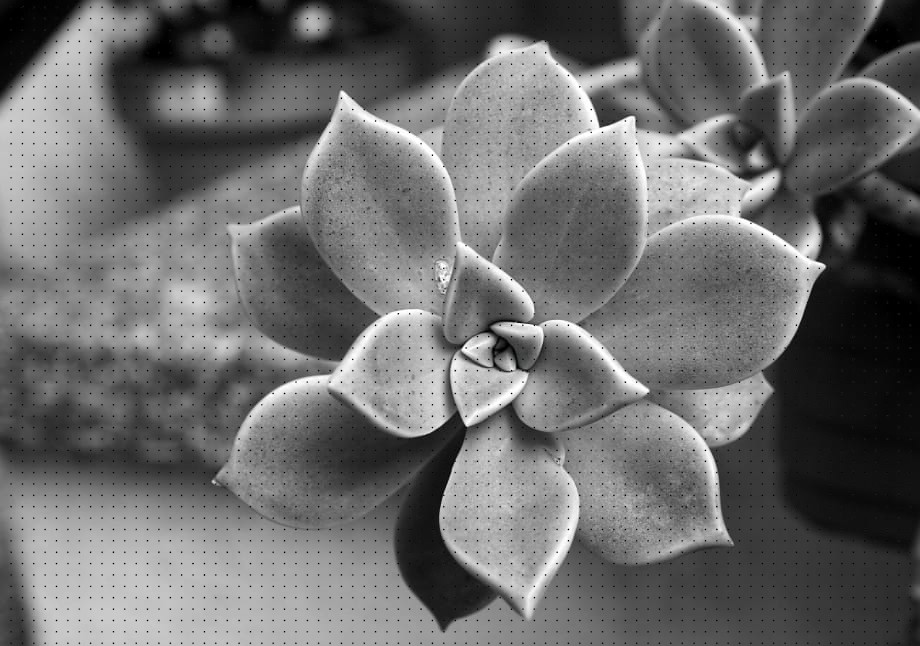
#> input picture DSP/praktikumid/andmed/images/p09_yl_6_noisy_plant.jpg, 920 x 646 px
$ python p09.py   (older library calls are emulated)
#> lines starting #> are read from the running program, lines starting #| are printed output that depends on the picture
### DSP/praktikumid/abi/TrackbarUpdateHandler.py
#!/usr/bin/env python3
# -*- coding: utf-8 -*-

import cv2
import numpy as np
import time


class TrackbarUpdateHandler:
    def __init__(self, trackbars_data, window_name, response_latency) -> None:
        self.window_name = window_name
        self.trackbars_data = trackbars_data
        self.tb_prev_values = [tb_params["cur_value"] for tb_params in trackbars_data.values()] # Mugavusmuutuja võrdluste hõlbustamiseks

        self.response_latency = response_latency # Sekundites
        self.last_request_time = time.time()
        self.is_interval_started = True
        self.is_update_allowed = True


    # [12 lines left out: function start_interval, not called in this run]


    def update_allowed(self) -> bool:
        """
        Kontrollib, kas toimingute tegemine on lubatud.
        Selleks kontrollib, kas vähemalt ühe liuguri positsioon on muutunud
        ning kas muutusest on möödunud määratud latentsusperioodi jagu aega.

        Argumendid:
            ei ole

        Tagastab:
            self.is_update_allowed -- tõeväärtus, kas toimingud on lubatud
        """
        tb_cur_values = []
        # Küsime liugurite hetkeväärtused
        for key in self.trackbars_data.keys():
            self.trackbars_data[key]["cur_value"] = cv2.getTrackbarPos(key, self.window_name)
            tb_cur_values.append(self.trackbars_data[key]["cur_value"])

        # Kui mõne liuguri väärtus on muutunud, siis alustame latentsusperioodi
        if tb_cur_values != self.tb_prev_values:
            self.start_interval(time.time())
            self.tb_prev_values = tb_cur_values[:] # Uuendame eelmiste liuguriväärtuste järjendit

        # Kas on möödunud piisavalt aega viimasest liuguriliigutusest?
        if self.is_interval_started and time.time() - self.last_request_time > self.response_latency:
            self.is_update_allowed = True
            self.is_interval_started = False
        else:
            self.is_update_allowed = False

        return self.is_update_allowed


# [32 lines left out: function main, not called in this run]


# [2 lines that do not run on import are left out]

### DSP/praktikumid/p09.py
#!/usr/bin/env python3
# -*- coding: utf-8 -*-

import cv2
import os
import numpy as np
# Piltide kaustatee
images_path = os.path.join(os.path.dirname(__file__), "andmed/images")
from abi.TrackbarUpdateHandler import TrackbarUpdateHandler


# [223 lines left out: functions yl1, yl2, yl2_2, yl2_3, yl3, yl4, not called in this run]


""" ülesanne 5 """


# [93 lines left out: functions create_filter, apply_filter, to_image_space, display_images, on_trackbar, yl5, not called in this run]


""" Ülesanne 6. """


# [10 lines left out: function create_filter_yl6, not called in this run]

def apply_filter_yl6(fshift, mask):
    fshift_filtered = fshift * mask
    return fshift_filtered

# [62 lines left out: functions to_image_space_yl6, display_images_yl6, on_trackbar_yl6, yl6, not called in this run]


""" 6.2 Ülesanne """


# Funktsioon 2D Gaussi kerneli loomiseks ja selle ümberpööramiseks
def create_kernel_yl6_2(kernel_size, sigma):
    # Tagame, et kerneli suurus on alati paaritu arv
    kernel_size = 2 * kernel_size + 1

    # Loome 1D Gaussi kerneli
    kernel_1d = cv2.getGaussianKernel(kernel_size, sigma)

    # Loome 2D Gaussi kerneli, kasutades maatriksite korrutamist
    kernel_2d = np.matmul(kernel_1d, kernel_1d.T)

    # Leiame maksimaalse väärtuse ja pöörame kerneli ümber
    max_value = np.max(kernel_2d)
    inverted_kernel = max_value - kernel_2d

    # Normaliseerime pööratud kerneli vahemikku 0 kuni 1
    inverted_kernel = inverted_kernel / np.max(inverted_kernel)

    return inverted_kernel

# [86 lines left out: functions on_trackbar, yl6_2, yl6_2_test, smooth_nulling, not called in this run]

# Funktsioon maski loomiseks, et määrata nullitavad sageduskomponendid
def create_filter_yl6(magnitude_spectrum, threshold, radius):
    # Kasutab cv2.threshold() funktsiooni, et nullida kõik maski elemendid, mille vastavad magnitude_spectrum väärtused ületavad määratud läve
    _, mask = cv2.threshold(magnitude_spectrum, threshold, 1, cv2.THRESH_BINARY_INV)

    rows, cols = magnitude_spectrum.shape
    center_row, center_col = rows // 2, cols // 2
    y, x = np.ogrid[:rows, :cols]
    central_area = (x - center_col)**2 + (y - center_row)**2 <= radius**2
    mask[central_area] = 1
    return mask

# Funktsioon sagedusfiltri rakendamiseks
def apply_filter_yl6(fshift, mask):
    fshift_filtered = fshift * mask
    return fshift_filtered

# Funktsioon sagedusruumi teisendamiseks koordinaatruumi
def to_image_space_yl6(fshift):
    f_ishift = np.fft.ifftshift(fshift)
    img_back = np.fft.ifft2(f_ishift)
    img_back = np.abs(img_back)
    img_back = cv2.normalize(img_back, None, 0, 255, cv2.NORM_MINMAX, dtype=cv2.CV_8U)
    return img_back

# Funktsioon sagedusruumi ja filtreeritud pildi kuvamiseks
def display_images_yl6(filtered_spectrum, filtered_image):
    filtered_magnitude_spectrum = np.log(np.abs(filtered_spectrum) + 1)
    filtered_magnitude_spectrum = cv2.normalize(filtered_magnitude_spectrum, None, 0, 255, cv2.NORM_MINMAX, dtype=cv2.CV_8U)
    cv2.imshow("Filtritud sagedusruum", filtered_magnitude_spectrum)
    cv2.imshow("Filtritud pilt", filtered_image)

# Funktsioon liugurite muutmisel sagedusfiltri ja kerneli uuendamiseks ning pildi kuvamiseks
# [72 lines left out: functions on_trackbar_yl6_3, yl6_3, not called in this run]


""" 6.4 Ülesanne """


import numpy as np
import cv2

def smooth_nulling_yl6_4(fshift_filtered, kernel, mask):
    y_end = fshift_filtered.shape[0]
    x_end = fshift_filtered.shape[1]

    offset_y = kernel.shape[0] // 2
    offset_x = kernel.shape[1] // 2

    # Loome maski, mis jälgib, millised piirkonnad on juba mõjutatud
    affected_area = np.zeros_like(mask)

    for y in range(y_end):
        for x in range(x_end):
            if mask[y, x] == 0:
                # Veendume, et oleme tuuma rakendamisel maatriksi piires
                if y - offset_y >= 0 and x - offset_x >= 0 and y + offset_y < y_end and x + offset_x < x_end:
                    # Kontrollime, kas piirkond on juba mõjutatud
                    if np.any(affected_area[y - offset_y:y + offset_y + 1, x - offset_x:x + offset_x + 1]):
                        continue  # Jätkame, kui piirkond on juba mõjutatud

                    # Rakendame kerneli
                    fshift_filtered[y - offset_y:y + offset_y + 1, x - offset_x:x + offset_x + 1] *= kernel

                    # Märgime piirkonna mõjutatuks
                    affected_area[y - offset_y:y + offset_y + 1, x - offset_x:x + offset_x + 1] = 1

    return fshift_filtered


def yl6_4():
    img_path = 'andmed/images/p09_yl_6_noisy_plant.jpg'  # Tee üles laetud pildi juurde
    img = cv2.imread(img_path, cv2.IMREAD_GRAYSCALE)
    if img is None:
        raise FileNotFoundError(f"Ei leitud pilti aadressil: {img_path}")

    win_name_freq = "Filtritud sagedusruum"
    win_name_img = "Filtritud pilt"
    cv2.namedWindow(win_name_freq)
    cv2.namedWindow(win_name_img)

    threshold = 60
    kernel_size = 5
    sigma = 1.0
    radius = 6

    # Liugurite andmed
    trackbars_data = {
        "Lävend": {"cur_value": threshold, "max_value": 255},
        "Kerneli suurus": {"cur_value": kernel_size, "max_value": 20},
        "Sigma": {"cur_value": int(sigma), "max_value": 100},
        "Raadius": {"cur_value": radius, "max_value": 100}
    }
    update_handler = TrackbarUpdateHandler(trackbars_data=trackbars_data, window_name=win_name_freq, response_latency=1)

    # Liugurite callback funktsioon
    # [6 lines left out: function trackbar_callback, not called in this run]

    # Liugurite loomine
    for tb_name, tb_params in trackbars_data.items():
        cv2.createTrackbar(tb_name, win_name_freq, tb_params["cur_value"], tb_params["max_value"], trackbar_callback)

    # Esialgne kuvamine
    on_trackbar_yl6_4(threshold, kernel_size, sigma, img, update_handler, radius)

    # Peatsükkel akna avatuna hoidmiseks ja liugurite uuendamiseks
    while True:
        if update_handler.update_allowed():
            threshold = trackbars_data["Lävend"]["cur_value"]
            radius = trackbars_data["Raadius"]["cur_value"]
            kernel_size = trackbars_data["Kerneli suurus"]["cur_value"]
            sigma = trackbars_data["Sigma"]["cur_value"]
            radius = trackbars_data["Raadius"]["cur_value"]
            on_trackbar_yl6_4(threshold, kernel_size, sigma, img, update_handler, radius)
        if (cv2.waitKey(1) & 0xFF) == ord('q') or cv2.getWindowProperty(win_name_freq, cv2.WND_PROP_VISIBLE) < 1:
            break

    cv2.destroyAllWindows()

def on_trackbar_yl6_4(threshold, kernel_size, sigma, img, update_handler, radius):
    # Teostame FFT pildile
    f = np.fft.fft2(img)
    fshift = np.fft.fftshift(f)
    magnitude_spectrum = np.log(np.abs(fshift) + 1)

    # Loome maski ja kerneli
    mask = create_filter_yl6(magnitude_spectrum, threshold, radius)
    kernel = create_kernel_yl6_2(kernel_size, sigma)

    # Rakendame kerneli sageduskomponentidele
    fshift_smoothed = smooth_nulling_yl6_4(fshift, kernel, mask)

    # Teisendame sagedusruumist tagasi koordinaatruumi
    img_filtered = to_image_space_yl6(fshift_smoothed)

    # Kuvame sagedusruumi ja filtreeritud pildi
    display_images_yl6(fshift_smoothed, img_filtered)


def main():
    # [11 lines of commented-out code are left out]
     yl6_4()
#> in on_trackbar_yl6_4, `magnitude_spectrum = np.log(np.abs(fshift) + 1)`:
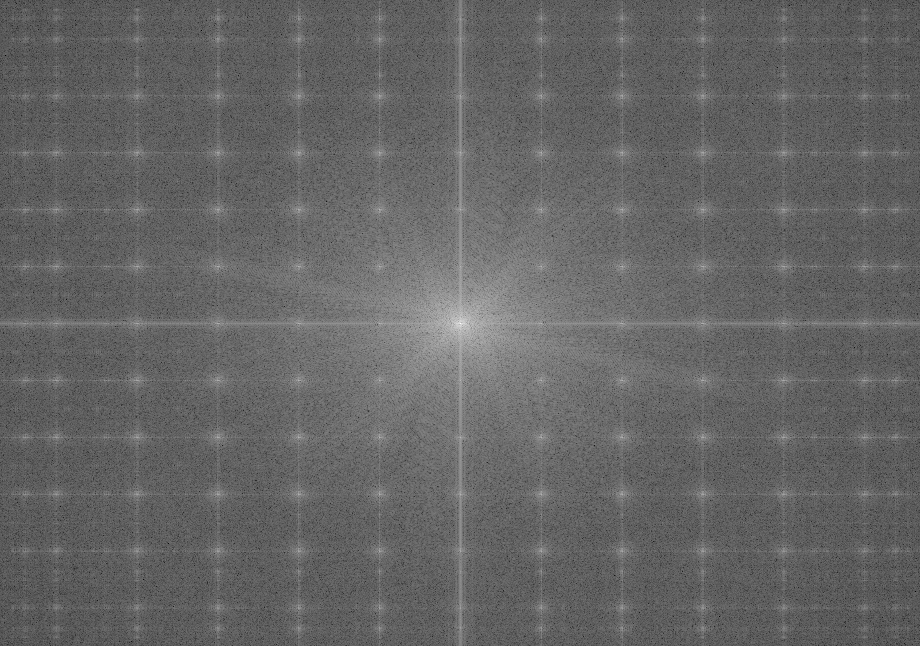
#> magnitude_spectrum: shape (646, 920) float64; min 1.61, max 17.98, mean 8.11; drawn with min black and max white
#> in create_filter_yl6, `_, mask = cv2.threshold(magnitude_spectrum, threshold, 1, cv2.THRESH_B..`: mask: shape (646, 920) float64; every value is 1
#> after the loop in smooth_nulling_yl6_4, `for y in range(y_end):`: affected_area: shape (646, 920) float64; every value is 0
#> (key q is pressed here)


if __name__ == '__main__':
    main()

$ run again, with DSP/praktikumid/andmed/images/p02_hidden_audio.png saved as DSP/praktikumid/andmed/images/p09_yl_6_noisy_plant.jpg
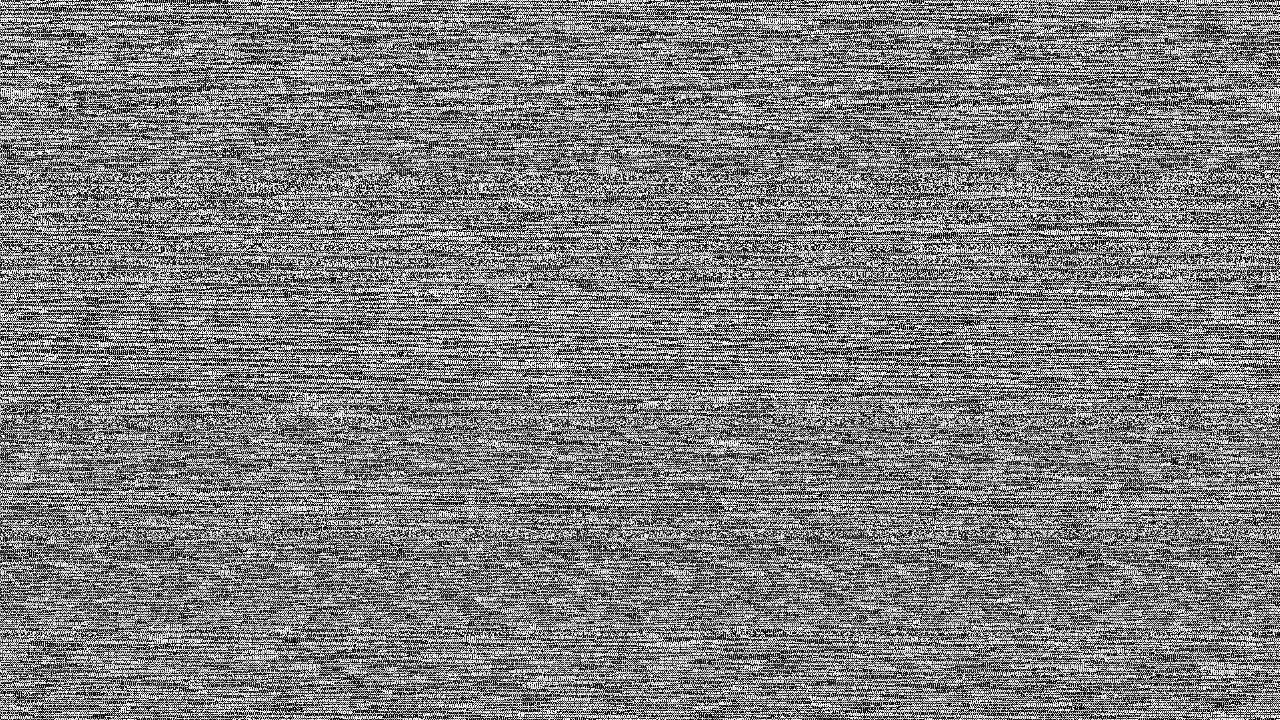
#> input picture DSP/praktikumid/andmed/images/p02_hidden_audio.png, 1280 x 720 px
#> in yl6_4, img is the input picture: shape (720, 1280); min 0, max 255, mean 126
#> in on_trackbar_yl6_4, `magnitude_spectrum = np.log(np.abs(fshift) + 1)`:
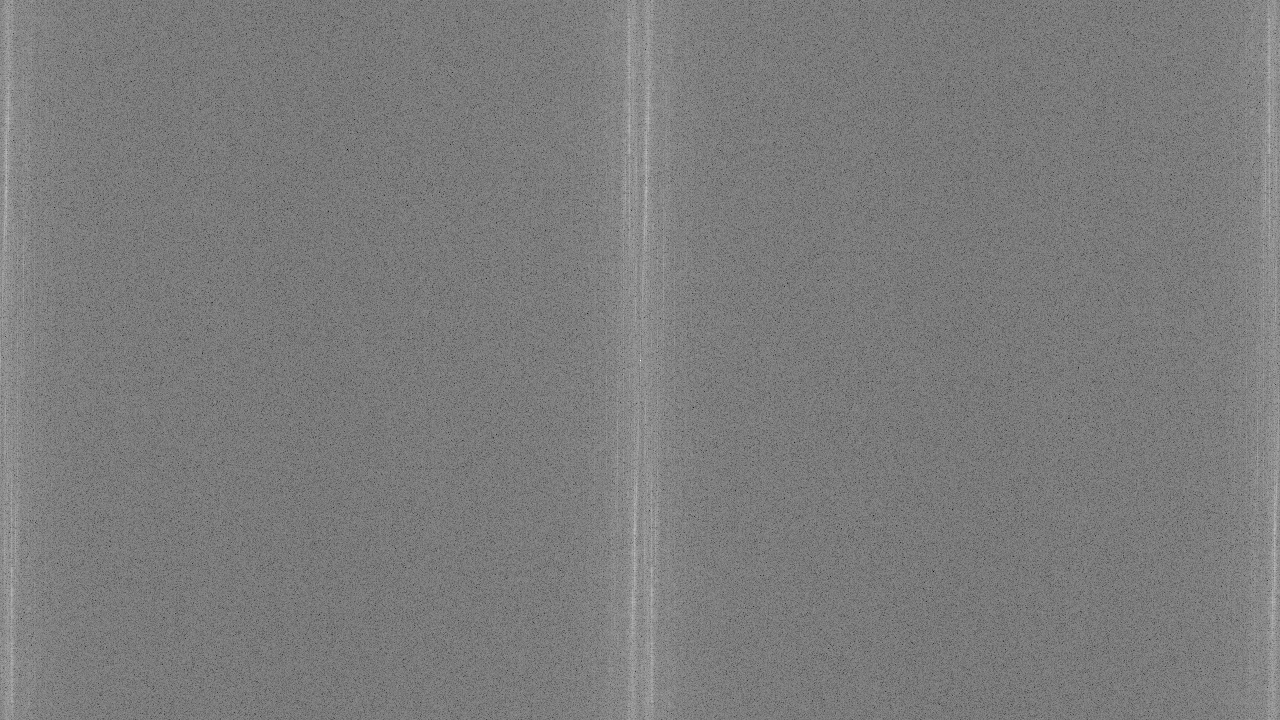
#> magnitude_spectrum: shape (720, 1280) float64; min 3.54, max 18.57, mean 10.87; drawn with min black and max white
#> mask: shape (720, 1280) float64; every value is 1

$ run again, with DSP/praktikumid/andmed/images/test123.jpg copied over DSP/praktikumid/andmed/images/p09_yl_6_noisy_plant.jpg
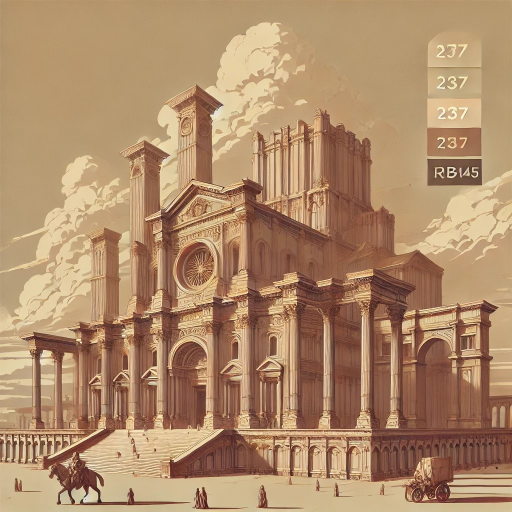
#> input picture DSP/praktikumid/andmed/images/test123.jpg, 1024 x 1024 px (shown at 1/2 size)
#> in yl6_4, `img = cv2.imread(img_path, cv2.IMREAD_GRAYSCALE)`:
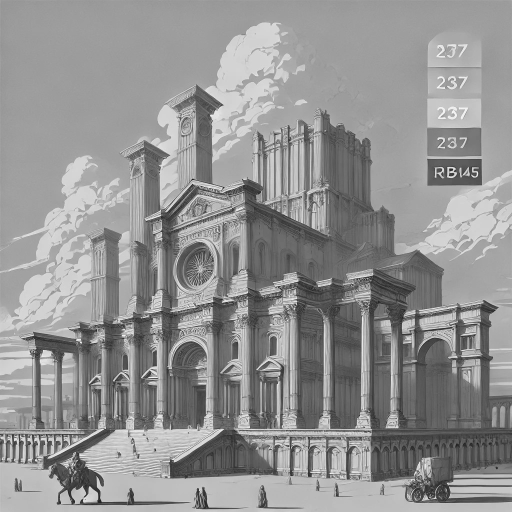
#> img: shape (1024, 1024) (shown at 1/2 size); min 5, max 255, mean 146.2
#> in on_trackbar_yl6_4, `magnitude_spectrum = np.log(np.abs(fshift) + 1)`:
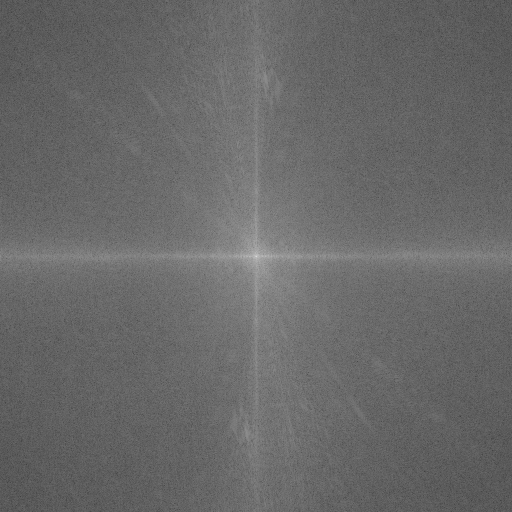
#> magnitude_spectrum: shape (1024, 1024) float64 (shown at 1/2 size); min 2.47, max 18.85, mean 9.2; drawn with min black and max white
#> mask: shape (1024, 1024) float64; every value is 1
